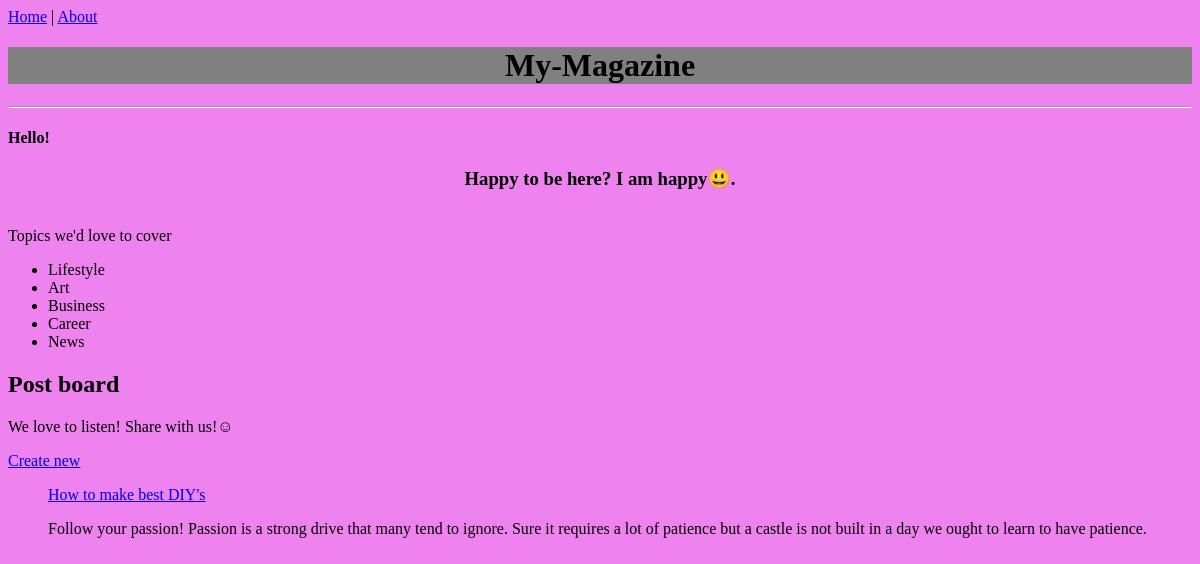
/magazine/, run on an earlier commit of the app's database.
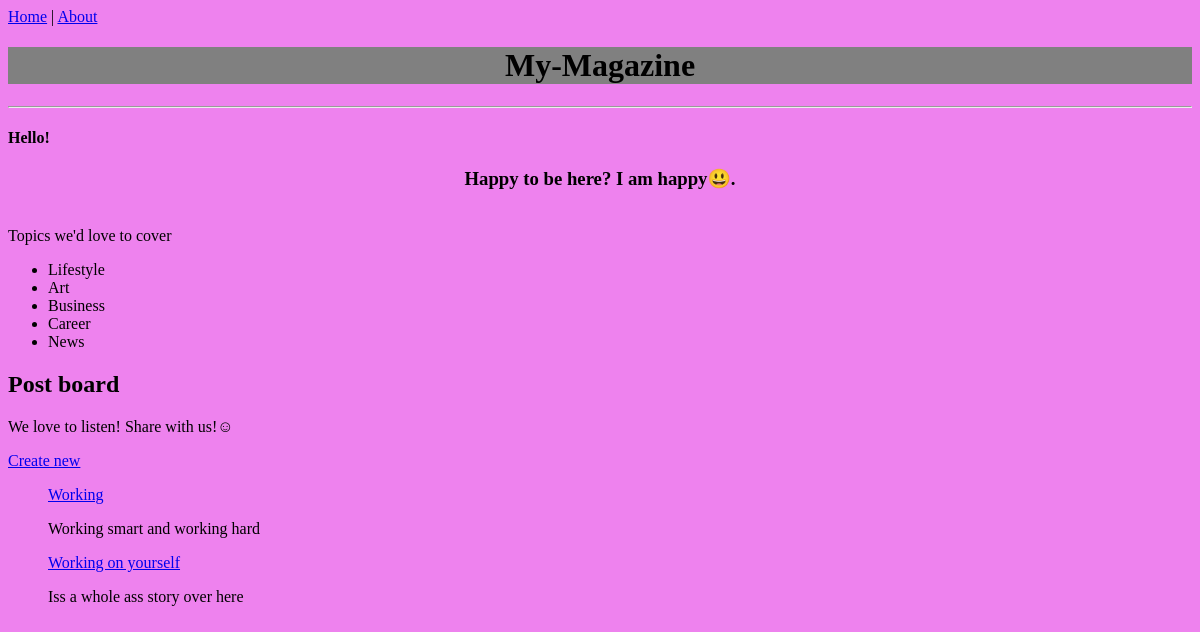
And on a later commit of the database.
### magazine/models.py (models this page shows, shortened)
class Post(models.Model):
    the_text = models.CharField(max_length=150)
    author = models.ForeignKey('auth.User', on_delete = models.CASCADE, default=1)
    body = models.TextField(default=' ')

### magazine/views.py (the view)
# urls.py: path('',Homepage.as_view(),name = 'home'),
class Homepage(ListView):
    model =Post
    template_name = 'magazine/home.html'
    fields = ['title', 'author', 'body']#check
    context_object_name = 'object_list'#check

### magazine/templates/magazine/home.html (shortened to what this page needs)
{% extends 'magazine/base.html' %}
{% block content %}
<!Doctype html>
<html>
    <head style="background-color:gray">
        <h1 align="center" style="background-color:gray">My-Magazine</h1>
        <hr>
     </head>
    <body style="background-color:Violet">
        <h4 align="left">Hello!</h4>
        <h3 align="center">Happy to be here? I am happy😃.</h3><br/>
        Topics we'd love to cover
        <ul>
            <li>Lifestyle</li>
            <li>Art</li>
            <li>Business</li>
            <li>Career</li>
            <li>News</li>
        </ul>
        <h2>Post board</h2>
        <p> We love to listen! Share with us!☺  </p>
        <p><a href="{% url 'addnew' %}">Create new</a> </p>
        <ul>
            {% for post in object_list %}
                <a href="{% url 'getdetail' post.pk %}">{{ post.the_text }}</a>
                <p>{{ post.body }}</p>
            {% endfor %}
        </ul>
    </body>
</html>
{% endblock content %}

### magazine/templates/magazine/base.html
<html>
    <head>
    <a href="{% url 'home' %}">Home</a> | <a href="{% url 'about' %}">About</a>
    </head>
<body>
{% block content %}
{% endblock content %}
</body>
</html>

What changed in the data, as far as the page shows it:
removed Post: the_text "How to make best DIY's", body "Follow your passion! Passion is a strong drive that many tend to ignore. Sure it requires a lot of patience but a castle is not built in a day we ought to learn to have patience."
added Post: the_text "Working", body "Working smart and working hard"
added Post: the_text "Working on yourself", body "Iss a whole ass story over here"
